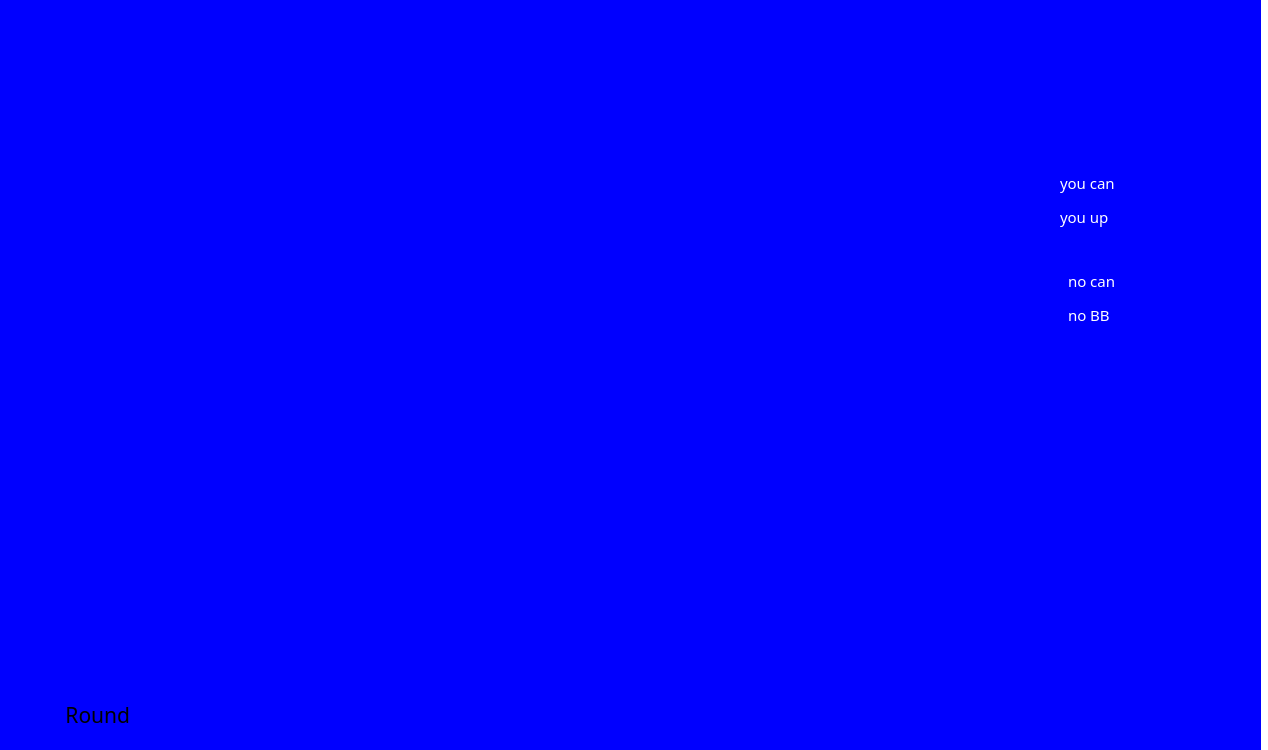
<?xml version="1.0" encoding="UTF-8"?>
<ui version="4.0">
 <class>Room</class>
 <widget class="QWidget" name="Room">
  <property name="geometry">
   <rect>
    <x>0</x>
    <y>0</y>
    <width>1268</width>
    <height>750</height>
   </rect>
  </property>
  <property name="windowTitle">
   <string>Form</string>
  </property>
  <property name="styleSheet">
   <string notr="true">*{
	background:rgb(255, 255, 255);
	font-size:15px;
	font-family:Century Gothic,sans-serif;
}
QFrame{
background: blue;
}
QFrame{
	border:sold 10px rgba(0,0,0);
	background-image: url(I:/coding/C++project/final_checker_v1/pictureSource/desk.png);
}
QLineEdit{
	color: #8d98a1;
	background-color:#405361;
}
QLineEdit{
	color: #8d98a1;
	background-color:#405361;
	font-size:18px;
	border-style:outset;
	border-radius:10px;
}
QPushButton{
	background:red;
	border-style:outset;
	border-radius:10px; 
	color:#FFE4C4;
}
QPushButton:pressed{
	background-color:#E3BD8D;
	border-style:inset;
}
QCheckBox{
	background:rgba(85,170,225,0);
	color:white;
}
QLabel
{
	font-size:40px;
	}


</string>
  </property>
  <widget class="QFrame" name="desk">
   <property name="geometry">
    <rect>
     <x>-10</x>
     <y>-10</y>
     <width>1271</width>
     <height>761</height>
    </rect>
   </property>
   <property name="frameShape">
    <enum>QFrame::StyledPanel</enum>
   </property>
   <property name="frameShadow">
    <enum>QFrame::Raised</enum>
   </property>
   <widget class="QLabel" name="next">
    <property name="geometry">
     <rect>
      <x>740</x>
      <y>190</y>
      <width>160</width>
      <height>71</height>
     </rect>
    </property>
    <property name="styleSheet">
     <string notr="true">border-style:outset;
background-image: url(I:/coding/C++project/final_checker_v1/pictureSource/nextbtn.png);</string>
    </property>
    <property name="text">
     <string/>
    </property>
   </widget>
   <widget class="QLabel" name="history">
    <property name="geometry">
     <rect>
      <x>740</x>
      <y>450</y>
      <width>160</width>
      <height>71</height>
     </rect>
    </property>
    <property name="styleSheet">
     <string notr="true">border-style:outset;
background-image: url(I:/coding/C++project/final_checker_v1/pictureSource/historybtn.png);</string>
    </property>
    <property name="text">
     <string/>
    </property>
   </widget>
   <widget class="QLabel" name="changeRoom">
    <property name="geometry">
     <rect>
      <x>740</x>
      <y>320</y>
      <width>160</width>
      <height>71</height>
     </rect>
    </property>
    <property name="styleSheet">
     <string notr="true">border-style:outset;
background-image: url(I:/coding/C++project/final_checker_v1/pictureSource/changebtn.png);</string>
    </property>
    <property name="text">
     <string/>
    </property>
   </widget>
   <widget class="QLabel" name="you_can_you_up">
    <property name="geometry">
     <rect>
      <x>1070</x>
      <y>180</y>
      <width>81</width>
      <height>61</height>
     </rect>
    </property>
    <property name="styleSheet">
     <string notr="true">background:rgba(85,170,225,0);
color:white;</string>
    </property>
    <property name="text">
     <string>&lt;html&gt;&lt;head/&gt;&lt;body&gt;&lt;p&gt;&lt;span style=&quot; font-size:11pt;&quot;&gt;you can&lt;/span&gt;&lt;/p&gt;&lt;p&gt;&lt;span style=&quot; font-size:11pt;&quot;&gt;you up&lt;/span&gt;&lt;/p&gt;&lt;/body&gt;&lt;/html&gt;</string>
    </property>
   </widget>
   <widget class="QLabel" name="no_can_no_BB">
    <property name="geometry">
     <rect>
      <x>1078</x>
      <y>280</y>
      <width>71</width>
      <height>51</height>
     </rect>
    </property>
    <property name="styleSheet">
     <string notr="true">background:rgba(85,170,225,0);
color:white;</string>
    </property>
    <property name="text">
     <string>&lt;html&gt;&lt;head/&gt;&lt;body&gt;&lt;p&gt;&lt;span style=&quot; font-size:11pt;&quot;&gt;no can &lt;/span&gt;&lt;/p&gt;&lt;p&gt;&lt;span style=&quot; font-size:11pt;&quot;&gt;no BB&lt;/span&gt;&lt;/p&gt;&lt;/body&gt;&lt;/html&gt;</string>
    </property>
   </widget>
   <widget class="QLabel" name="server">
    <property name="geometry">
     <rect>
      <x>10</x>
      <y>10</y>
      <width>201</width>
      <height>51</height>
     </rect>
    </property>
    <property name="styleSheet">
     <string notr="true">border-style:outset;
background-image: url(I:/coding/C++project/final_checker_v1/pictureSource/server.jpg);</string>
    </property>
    <property name="text">
     <string/>
    </property>
   </widget>
   <widget class="QLabel" name="client">
    <property name="geometry">
     <rect>
      <x>10</x>
      <y>10</y>
      <width>201</width>
      <height>51</height>
     </rect>
    </property>
    <property name="styleSheet">
     <string notr="true">border-style:outset;
background-image: url(I:/coding/C++project/final_checker_v1/pictureSource/client.jpg);</string>
    </property>
    <property name="text">
     <string/>
    </property>
   </widget>
   <widget class="QLabel" name="round">
    <property name="geometry">
     <rect>
      <x>10</x>
      <y>700</y>
      <width>201</width>
      <height>51</height>
     </rect>
    </property>
    <property name="font">
     <font>
      <pointsize>-1</pointsize>
     </font>
    </property>
    <property name="styleSheet">
     <string notr="true">border-style:outset;
background-image: url(I:/coding/C++project/final_checker_v1/pictureSource/round.png);</string>
    </property>
    <property name="text">
     <string>&lt;html&gt;&lt;head/&gt;&lt;body&gt;&lt;p align=&quot;center&quot;&gt;&lt;span style=&quot; font-size:16pt;&quot;&gt;Round &lt;/span&gt;&lt;/p&gt;&lt;/body&gt;&lt;/html&gt;</string>
    </property>
   </widget>
  </widget>
 </widget>
 <resources/>
 <connections/>
</ui>
